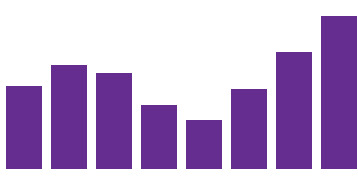
#> input picture test_images_bar/256.barchart.jpg, 358 x 179 px, found by its file name; its folder holds only this picture in this run
$ python bar.py
#> lines starting #> are read from the running program, lines starting #| are printed output that depends on the picture; after the words box and inside, x2 and y2 are one past the last pixel; in counts of white or black regions, pixels touching at a corner belong together
import numpy as np
import cv2
import os

img_dir = "/home/nirav/Desktop/Workspace/ML/DJ_Strike/test_images_bar"
for f in os.listdir(img_dir):
    bars = []
    file_path = os.path.join(img_dir,f)
    img = cv2.imread(file_path)
#> img is the input picture: shape (179, 358, 3); mean B, G, R 208.3, 166.9, 190.4
    # cv2.imshow('image',img)
    _,xmin,_ = img.shape
#> xmin = 358
    ymax = 0
    blurred = cv2.GaussianBlur(img,(5,5),0)
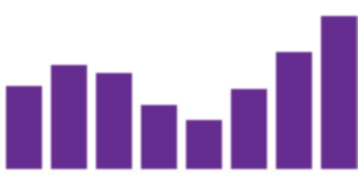
#> blurred: shape (179, 358, 3); mean B, G, R 208.2, 166.8, 190.3
    gray = cv2.cvtColor(blurred, cv2.COLOR_BGR2GRAY)
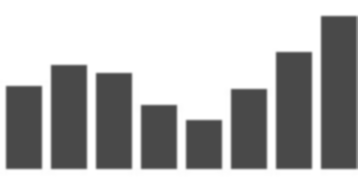
#> gray: shape (179, 358); min 72, max 255, mean 178.5
    # [6 lines of commented-out code are left out]
    edges = cv2.Canny(gray, 100, 200)
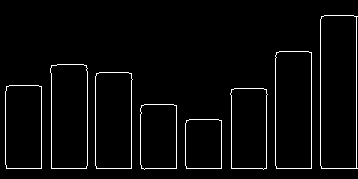
#> edges: shape (179, 358); 3.2% white in thin lines or dots, all inside (x1, y1, x2, y2) = (5, 15, 358, 170)
    cv2.imshow('some',edges)
    contours,h = cv2.findContours(edges,1,2)
#> contours = 16 contours; largest, box (x1, y1, x2, y2) and area: (320, 15, 358, 169) 5498, (320, 15, 357, 169) 5495, (275, 51, 312, 169) 4200, (275, 51, 312, 169) 4198, (50, 64, 88, 169) 3733; h = 16 rows, first 6: [1, -1, -1, -1], [2, 0, -1, -1], [3, 1, -1, -1], [4, 2, -1, -1], [5, 3, -1, -1], [6, 4, -1, -1]
    # cv2.drawContours(img,contours,-1,(0,255,0),3)
    # cv2.drawContours(edges,contours,-1,(255,255,255),3)
    # cv2.imshow('all_contours_edges',edges)
    out_dir = "/home/nirav/Desktop/Workspace/ML/DJ_Strike/test_images_bar"
    cv2.imshow('all_contours',img)
    i=0
    print("Lower limit -------->  ",img.shape[0]*img.shape[1]*1.5/100)
#| Lower limit -------->   961.23
    print("Upper limit -------->  ",img.shape[0]*img.shape[1]*90/100)
#| Upper limit -------->   57673.8
    for cnt in contours:
        approx = cv2.approxPolyDP(cnt,0.01*cv2.arcLength(cnt,True),True)
        print(len(approx),' -> ',cv2.contourArea(approx))
        if len(approx)<9:
            if cv2.contourArea(approx)>img.shape[0]*img.shape[1]*1.5/100 and cv2.contourArea(approx)<img.shape[0]*img.shape[1]*50/100:
                print ("square")
#                 print(cnt)
                cv2.drawContours(img,[approx],0,(0,0,255),3)
                print("++++++++++++++++++++++++")
                print(approx)
                bars.append(approx)
                for ele in approx:
                    if ele[0][0] < xmin:
                        xmin = ele[0][0]
                    if ele[0][1] > ymax:
                        ymax = ele[0][1]

                # cv2.imshow('img_rect'+str(i),img)
                i+=1
                print("+++++++++++++++++> ",cv2.contourArea(approx))
#> this loop made 16 passes
#> approx on passes 2, 3, 4, 6, 8, 10, 12: [[186, 120], [186, 168], [221, 168], [221, 120]], [[142, 105], [176, 106], [175, 168], [141, 167]], [[141, 105], [141, 168], [176, 168], [176, 105]], [[231, 89], [231, 168], [266, 168], [266, 89]], [[6, 86], [6, 168], [41, 168], [41, 86]], [[96, 73], [96, 168], [131, 168], [131, 73]], [[51, 65], [51, 168], [86, 168], [86, 65]]
#> (printed output is left out)
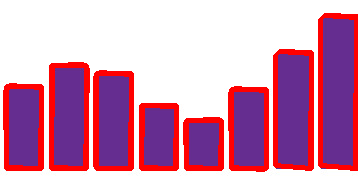
#> img: shape (179, 358, 3); 16.64% of pixels changed, all inside (x1, y1, x2, y2) = (3, 13, 358, 172)
#> after the loop, bars = 16 contours; largest, box (x1, y1, x2, y2) and area: (320, 15, 358, 169) 5581, (320, 15, 357, 169) 5340, (275, 51, 312, 169) 4134, (275, 51, 312, 169) 4062, (51, 65, 87, 169) 3605; i = 16; xmin = 5; ymax = 169
        # [6 lines of commented-out code are left out]

    cv2.imshow('img',img)
#     cv2.imwrite(file_path.split(".")[0]+"_out."+file_path.split(".")[-1],img)
    key = cv2.waitKey()
#> (key Esc is pressed here)
    if key==27:
        cv2.destroyAllWindows()
    print("Hell yeah!!---->",i)
#| Hell yeah!!----> 16
    print(img.shape)
#| (179, 358, 3)
    print(xmin,ymax)
#| 5 169

img1 = "/home/nirav/Desktop/Workspace/ML/DJ_Strike/scripts/some.png"
img2 = "/home/nirav/Desktop/Workspace/ML/DJ_Strike/data/training_set/bar_graphs/185.FIG-BAR-GRAPH-STACKED-BAR-COLORS-1.png"

$ run again, on test_images_bar/q.jpg
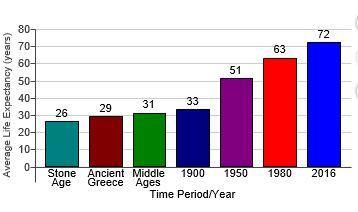
#> input picture test_images_bar/q.jpg, 358 x 212 px, found by its file name
#> img is the input picture: shape (212, 358, 3); mean B, G, R 208.1, 190.7, 204
#> `edges = cv2.Canny(gray, 100, 200)`:
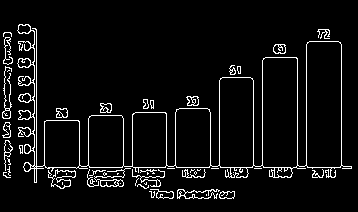
#> edges: shape (212, 358); 5.9% white in thin lines or dots, all inside (x1, y1, x2, y2) = (2, 24, 352, 199)
#> contours = 108 contours, 55 with area under 20; largest, box (x1, y1, x2, y2) and area: (17, 24, 352, 183) 19694, (306, 41, 342, 168) 4397, (262, 57, 298, 169) 3842, (219, 77, 254, 168) 3047, (175, 108, 211, 168) 2049; h = 108 rows, first 6: [1, -1, -1, -1], [2, 0, -1, -1], [3, 1, -1, -1], [4, 2, -1, -1], [5, 3, -1, -1], [6, 4, -1, -1]
#| Lower limit -------->   1138.44
#| Upper limit -------->   68306.4
#> the loop `for cnt in contours:` made 108 passes
#> approx on passes 2, 4, 12, 14, 24, 25, 27, 47: [[206, 194], [206, 195]], [[179, 192], [180, 191], [181, 192], [180, 193]], [[120, 183]], [[62, 182], [62, 184]], [[66, 173], [66, 174]], [[233, 172]], [[147, 172], [147, 174], [148, 173]], [[254, 168], [261, 168]]
#> (printed output is left out)
#> after the loop `for cnt in contours:`:
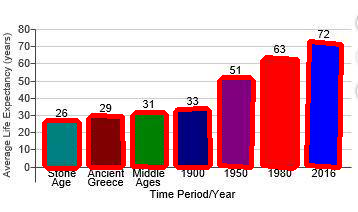
#> img: shape (212, 358, 3); 9.83% of pixels changed, all inside (x1, y1, x2, y2) = (42, 39, 344, 171)
#> after the loop `for cnt in contours:`: bars = 7 contours; box (x1, y1, x2, y2) and area: (306, 41, 342, 168) 4020, (262, 57, 298, 169) 3796, (219, 77, 254, 168) 2932, (175, 108, 211, 168) 2010, (132, 112, 167, 168) 1846, (88, 115, 124, 168) 1770, (44, 120, 80, 169) 1667; i = 7; xmin = 44; ymax = 168
#| Hell yeah!!----> 7
#| (212, 358, 3)
#| 44 168

$ run again, on test_images_bar/185.FIG-BAR-GRAPH-STACKED-BAR-COLORS-1.png
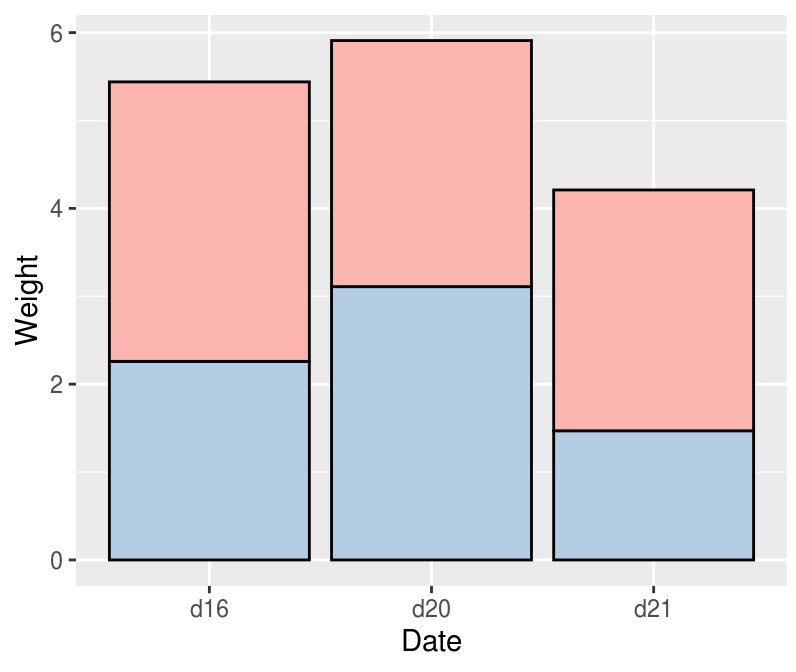
#> input picture test_images_bar/185.FIG-BAR-GRAPH-STACKED-BAR-COLORS-1.png, 796 x 672 px, found by its file name
#> img is the input picture: shape (672, 796, 3); mean B, G, R 214.6, 211.5, 225.6
#> `edges = cv2.Canny(gray, 100, 200)`:
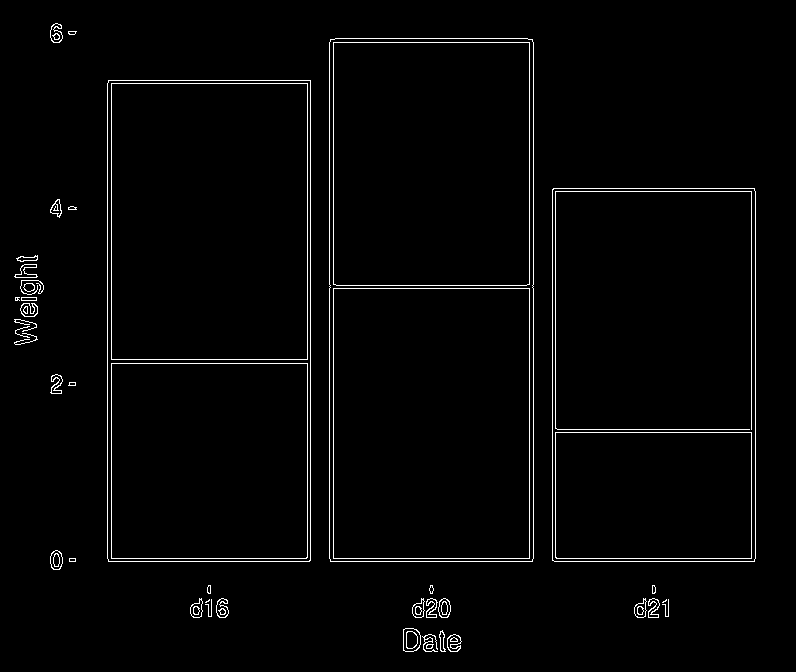
#> edges: shape (672, 796); 2.1% white in thin lines or dots, all inside (x1, y1, x2, y2) = (14, 23, 756, 652)
#> contours = 103 contours, 23 with area under 20; largest, box (x1, y1, x2, y2) and area: (329, 38, 534, 562) 106667, (329, 38, 534, 562) 106665, (107, 80, 311, 562) 97638, (107, 80, 311, 562) 97634, (552, 188, 756, 562) 75712; h = 103 rows, first 6: [1, -1, -1, -1], [2, 0, -1, -1], [3, 1, -1, -1], [4, 2, -1, -1], [5, 3, -1, -1], [6, 4, -1, -1]
#| Lower limit -------->   8023.68
#| Upper limit -------->   481420.8
#> the loop `for cnt in contours:` made 103 passes
#> approx on passes 50, 55, 56: [[69, 558], [69, 561], [75, 561], [75, 558]], [[555, 433], [750, 432], [751, 557], [557, 558]], [[555, 432], [556, 558], [751, 558], [751, 432]]
#> (printed output is left out)
#> after the loop `for cnt in contours:`:
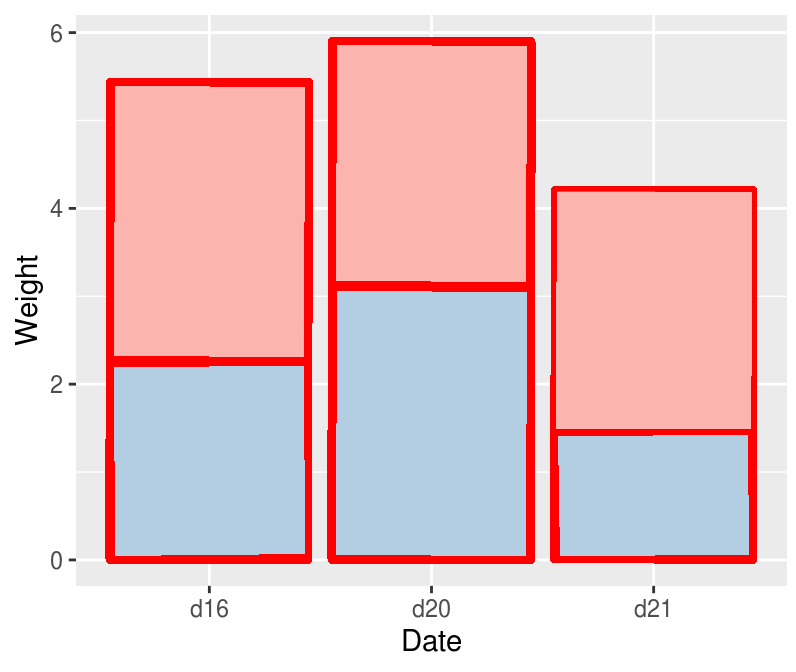
#> img: shape (672, 796, 3); 6.78% of pixels changed, all inside (x1, y1, x2, y2) = (105, 37, 757, 564)
#> after the loop `for cnt in contours:`: bars = 16 contours; largest, box (x1, y1, x2, y2) and area: (330, 39, 533, 562) 105444, (329, 39, 534, 562) 104844, (108, 80, 311, 562) 96922, (107, 80, 311, 562) 96283, (552, 188, 755, 562) 75059; i = 16; xmin = 107; ymax = 561
#| Hell yeah!!----> 16
#| (672, 796, 3)
#| 107 561
